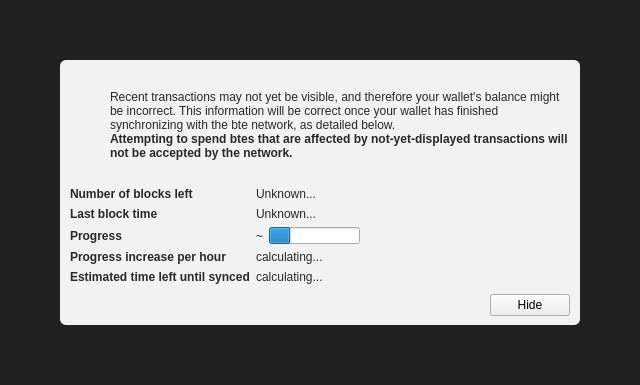
<?xml version="1.0" encoding="UTF-8"?>
<ui version="4.0">
 <class>ModalOverlay</class>
 <widget class="ModalOverlay" name="ModalOverlay">
  <property name="geometry">
   <rect>
    <x>0</x>
    <y>0</y>
    <width>640</width>
    <height>385</height>
   </rect>
  </property>
  <property name="windowTitle">
   <string>Form</string>
  </property>
  <layout class="QVBoxLayout" name="verticalLayout" stretch="0">
   <property name="sizeConstraint">
    <enum>QLayout::SetDefaultConstraint</enum>
   </property>
   <property name="leftMargin">
    <number>0</number>
   </property>
   <property name="topMargin">
    <number>0</number>
   </property>
   <property name="rightMargin">
    <number>0</number>
   </property>
   <property name="bottomMargin">
    <number>0</number>
   </property>
   <item>
    <widget class="QWidget" name="bgWidget" native="true">
     <property name="styleSheet">
      <string notr="true">#bgWidget { background: rgba(0,0,0,220); }</string>
     </property>
     <layout class="QVBoxLayout" name="verticalLayoutMain" stretch="1">
      <property name="leftMargin">
       <number>60</number>
      </property>
      <property name="topMargin">
       <number>60</number>
      </property>
      <property name="rightMargin">
       <number>60</number>
      </property>
      <property name="bottomMargin">
       <number>60</number>
      </property>
      <item>
       <widget class="QWidget" name="contentWidget" native="true">
        <property name="styleSheet">
         <string notr="true">#contentWidget { background: rgba(255,255,255,240); border-radius: 6px; }

QLabel { color: rgb(40,40,40);  }</string>
        </property>
        <layout class="QVBoxLayout" name="verticalLayoutSub" stretch="1,0,0,0">
         <property name="spacing">
          <number>0</number>
         </property>
         <property name="leftMargin">
          <number>10</number>
         </property>
         <property name="topMargin">
          <number>10</number>
         </property>
         <property name="rightMargin">
          <number>10</number>
         </property>
         <property name="bottomMargin">
          <number>10</number>
         </property>
         <item>
          <layout class="QHBoxLayout" name="horizontalLayoutIconText" stretch="0,1">
           <property name="topMargin">
            <number>20</number>
           </property>
           <item>
            <layout class="QVBoxLayout" name="verticalLayoutIcon">
             <property name="leftMargin">
              <number>0</number>
             </property>
             <item>
              <widget class="QPushButton" name="warningIcon">
               <property name="enabled">
                <bool>false</bool>
               </property>
               <property name="text">
                <string/>
               </property>
               <property name="icon">
                <iconset>
                 <normaloff>:/icons/warning</normaloff>
                 <disabledoff>:/icons/warning</disabledoff>:/icons/warning</iconset>
               </property>
               <property name="iconSize">
                <size>
                 <width>48</width>
                 <height>48</height>
                </size>
               </property>
               <property name="flat">
                <bool>true</bool>
               </property>
              </widget>
             </item>
             <item>
              <spacer name="verticalSpacerWarningIcon">
               <property name="orientation">
                <enum>Qt::Vertical</enum>
               </property>
               <property name="sizeHint" stdset="0">
                <size>
                 <width>20</width>
                 <height>40</height>
                </size>
               </property>
              </spacer>
             </item>
            </layout>
           </item>
           <item>
            <layout class="QVBoxLayout" name="verticalLayoutInfoText">
             <property name="leftMargin">
              <number>0</number>
             </property>
             <property name="topMargin">
              <number>0</number>
             </property>
             <item>
              <widget class="QLabel" name="infoText">
               <property name="text">
                <string>Recent transactions may not yet be visible, and therefore your wallet's balance might be incorrect. This information will be correct once your wallet has finished synchronizing with the bte network, as detailed below.</string>
               </property>
               <property name="textFormat">
                <enum>Qt::RichText</enum>
               </property>
               <property name="wordWrap">
                <bool>true</bool>
               </property>
              </widget>
             </item>
             <item>
              <widget class="QLabel" name="infoTextStrong">
               <property name="font">
                <font>
                 <weight>75</weight>
                 <bold>true</bold>
                </font>
               </property>
               <property name="text">
                <string>Attempting to spend btes that are affected by not-yet-displayed transactions will not be accepted by the network.</string>
               </property>
               <property name="textFormat">
                <enum>Qt::RichText</enum>
               </property>
               <property name="wordWrap">
                <bool>true</bool>
               </property>
              </widget>
             </item>
             <item>
              <spacer name="verticalSpacerInTextSpace">
               <property name="orientation">
                <enum>Qt::Vertical</enum>
               </property>
               <property name="sizeHint" stdset="0">
                <size>
                 <width>20</width>
                 <height>40</height>
                </size>
               </property>
              </spacer>
             </item>
            </layout>
           </item>
          </layout>
         </item>
         <item>
          <spacer name="verticalSpacerAfterText">
           <property name="orientation">
            <enum>Qt::Vertical</enum>
           </property>
           <property name="sizeHint" stdset="0">
            <size>
             <width>20</width>
             <height>40</height>
            </size>
           </property>
          </spacer>
         </item>
         <item>
          <layout class="QFormLayout" name="formLayout">
           <property name="fieldGrowthPolicy">
            <enum>QFormLayout::FieldsStayAtSizeHint</enum>
           </property>
           <property name="horizontalSpacing">
            <number>6</number>
           </property>
           <property name="verticalSpacing">
            <number>6</number>
           </property>
           <property name="topMargin">
            <number>10</number>
           </property>
           <item row="0" column="0">
            <widget class="QLabel" name="labelNumberOfBlocksLeft">
             <property name="font">
              <font>
               <weight>75</weight>
               <bold>true</bold>
              </font>
             </property>
             <property name="text">
              <string>Number of blocks left</string>
             </property>
            </widget>
           </item>
           <item row="0" column="1">
            <widget class="QLabel" name="numberOfBlocksLeft">
             <property name="text">
              <string>Unknown...</string>
             </property>
            </widget>
           </item>
           <item row="1" column="0">
            <widget class="QLabel" name="labelLastBlockTime">
             <property name="font">
              <font>
               <weight>75</weight>
               <bold>true</bold>
              </font>
             </property>
             <property name="text">
              <string>Last block time</string>
             </property>
            </widget>
           </item>
           <item row="1" column="1">
            <widget class="QLabel" name="newestBlockDate">
             <property name="sizePolicy">
              <sizepolicy hsizetype="Maximum" vsizetype="Preferred">
               <horstretch>0</horstretch>
               <verstretch>0</verstretch>
              </sizepolicy>
             </property>
             <property name="text">
              <string>Unknown...</string>
             </property>
            </widget>
           </item>
           <item row="2" column="0">
            <widget class="QLabel" name="labelSyncDone">
             <property name="font">
              <font>
               <weight>75</weight>
               <bold>true</bold>
              </font>
             </property>
             <property name="text">
              <string>Progress</string>
             </property>
            </widget>
           </item>
           <item row="2" column="1">
            <layout class="QHBoxLayout" name="horizontalLayoutSync" stretch="0,1">
             <item>
              <widget class="QLabel" name="percentageProgress">
               <property name="text">
                <string notr="true">~</string>
               </property>
              </widget>
             </item>
             <item>
              <widget class="QProgressBar" name="progressBar">
               <property name="value">
                <number>24</number>
               </property>
               <property name="format">
                <string/>
               </property>
              </widget>
             </item>
            </layout>
           </item>
           <item row="4" column="0">
            <widget class="QLabel" name="labelProgressIncrease">
             <property name="font">
              <font>
               <weight>75</weight>
               <bold>true</bold>
              </font>
             </property>
             <property name="text">
              <string>Progress increase per hour</string>
             </property>
            </widget>
           </item>
           <item row="4" column="1">
            <widget class="QLabel" name="progressIncreasePerH">
             <property name="text">
              <string>calculating...</string>
             </property>
            </widget>
           </item>
           <item row="5" column="0">
            <widget class="QLabel" name="labelEstimatedTimeLeft">
             <property name="font">
              <font>
               <weight>75</weight>
               <bold>true</bold>
              </font>
             </property>
             <property name="text">
              <string>Estimated time left until synced</string>
             </property>
            </widget>
           </item>
           <item row="5" column="1">
            <widget class="QLabel" name="expectedTimeLeft">
             <property name="text">
              <string>calculating...</string>
             </property>
            </widget>
           </item>
          </layout>
         </item>
         <item>
          <layout class="QHBoxLayout" name="horizontalLayoutButtons">
           <property name="leftMargin">
            <number>10</number>
           </property>
           <property name="topMargin">
            <number>10</number>
           </property>
           <item>
            <spacer name="horizontalSpacer">
             <property name="orientation">
              <enum>Qt::Horizontal</enum>
             </property>
             <property name="sizeHint" stdset="0">
              <size>
               <width>40</width>
               <height>20</height>
              </size>
             </property>
            </spacer>
           </item>
           <item>
            <widget class="QPushButton" name="closeButton">
             <property name="text">
              <string>Hide</string>
             </property>
            </widget>
           </item>
          </layout>
         </item>
        </layout>
       </widget>
      </item>
     </layout>
    </widget>
   </item>
  </layout>
 </widget>
 <customwidgets>
  <customwidget>
   <class>ModalOverlay</class>
   <extends>QWidget</extends>
   <header>qt/modaloverlay.h</header>
   <container>1</container>
  </customwidget>
 </customwidgets>
 <resources/>
 <connections/>
</ui>
